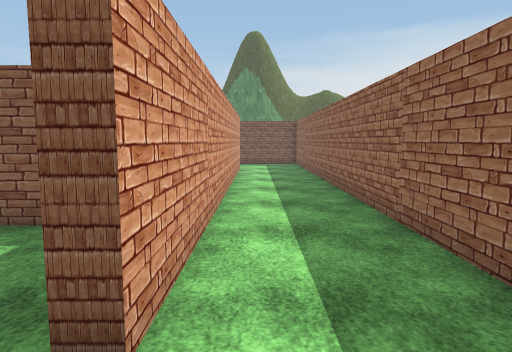
view 1 (above)

24 first-person views from a walk through a 3-D level made in the Unity game engine. The camera is 1.5 m above the floor, tilts 6° down and sees 75° across. The floor is counted in squares, 1 m on a side. Each view is taken from the middle of a square. On the plan, view 1 faces up. The plan holds only what a view shows up to about 15 squares ahead; the rest is blank. The place goes on beyond the plan. The player is left out. Some surface patterns are stand-ins.

view 2
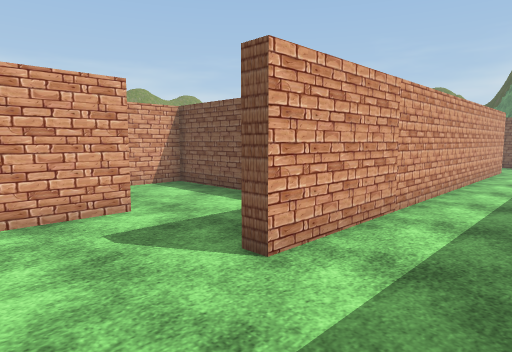

view 3
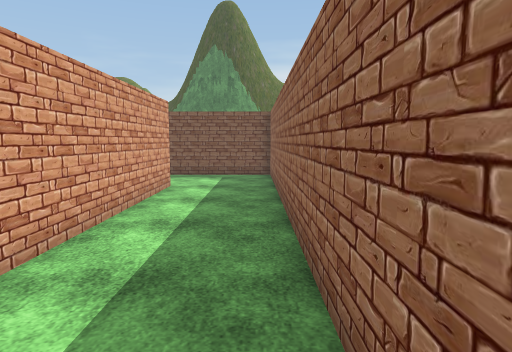

view 4
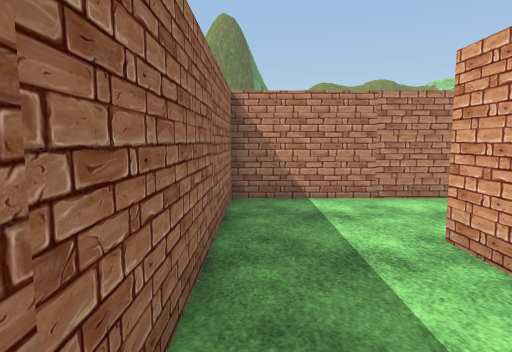

view 5
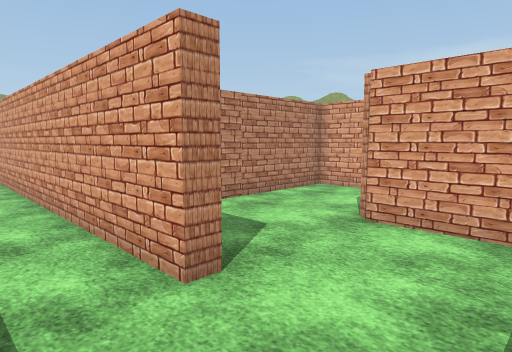

view 6
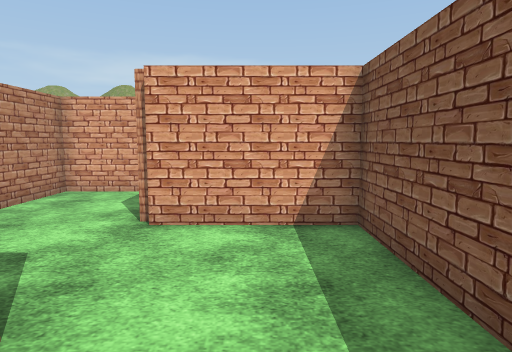

view 7
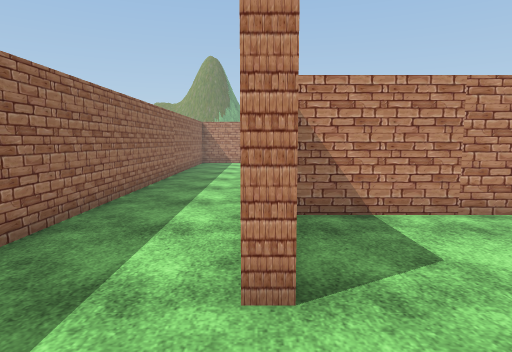

view 8
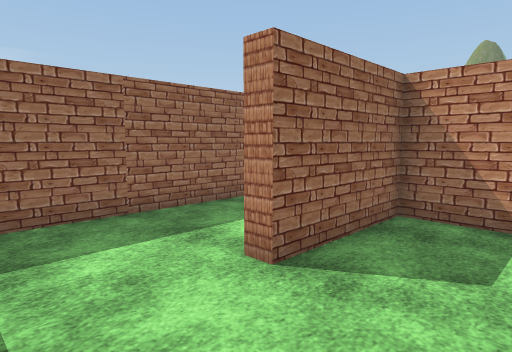

view 9
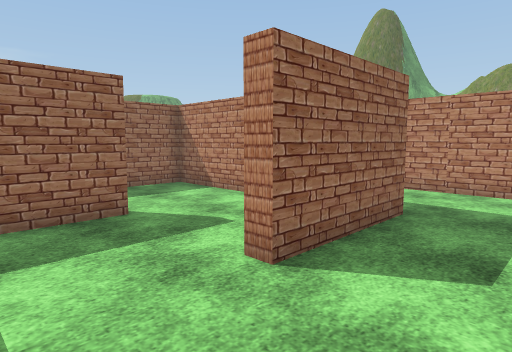

view 10
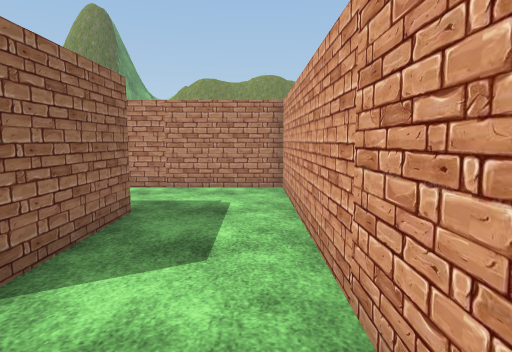

view 11
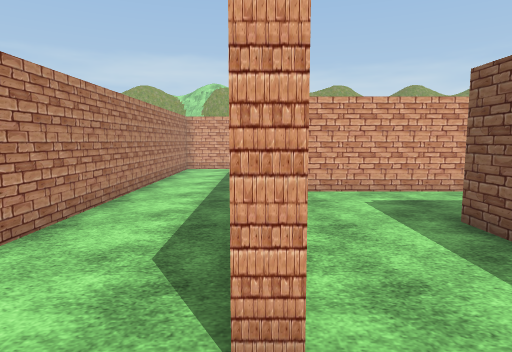

view 12
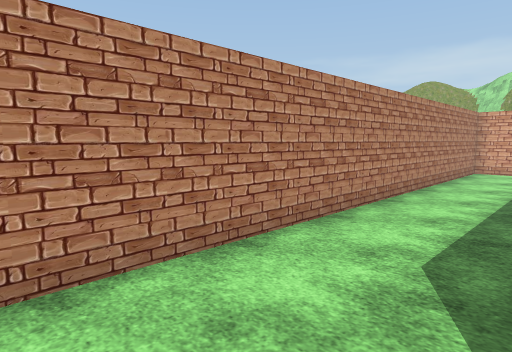

view 13
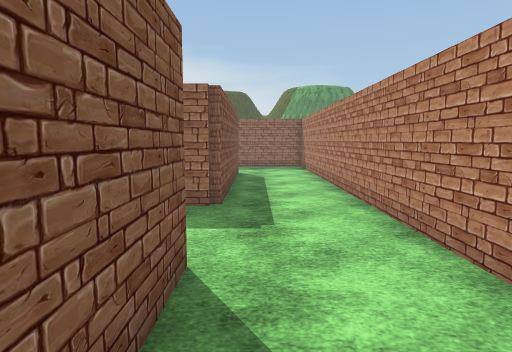

view 14
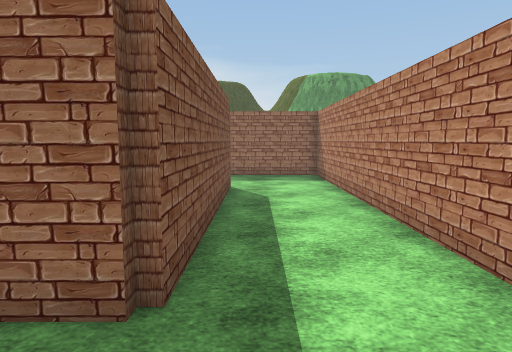

view 15
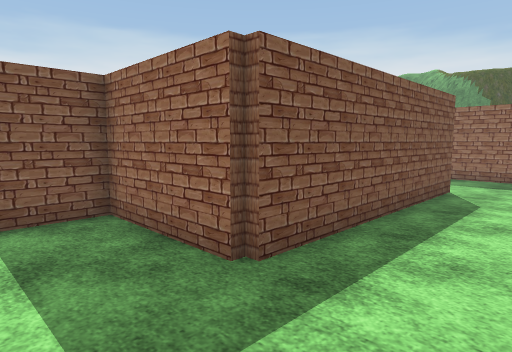

view 16
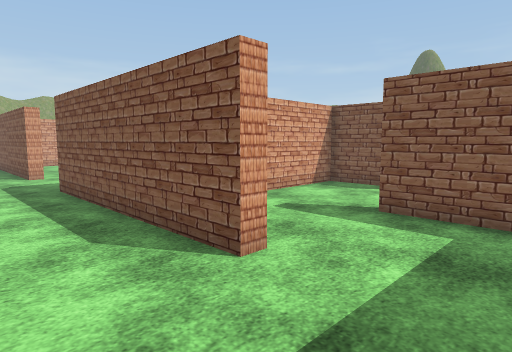

view 17
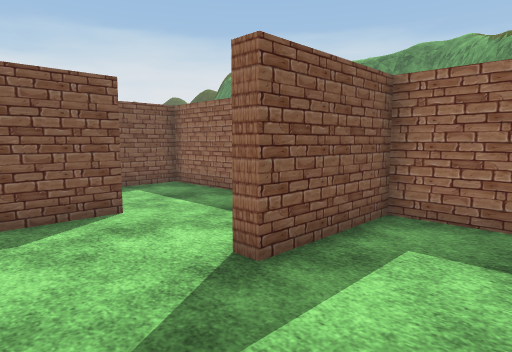

view 18
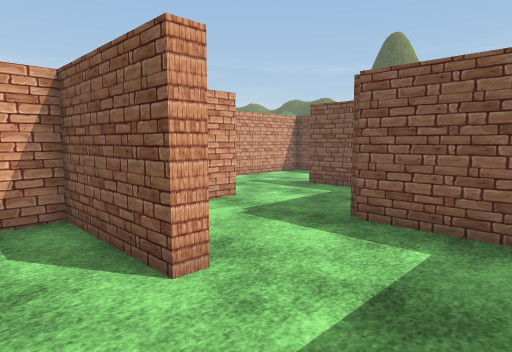

view 19
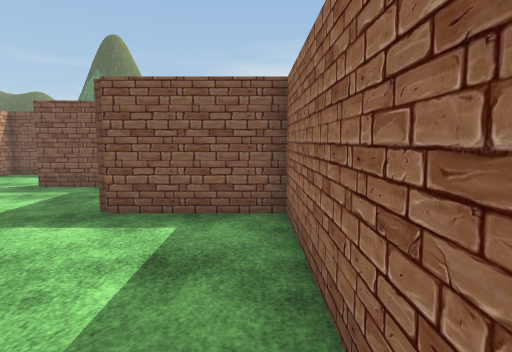

view 20
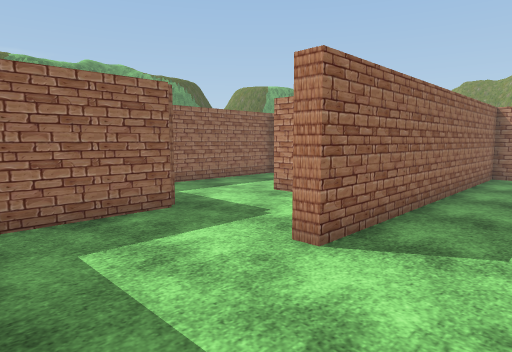

view 21
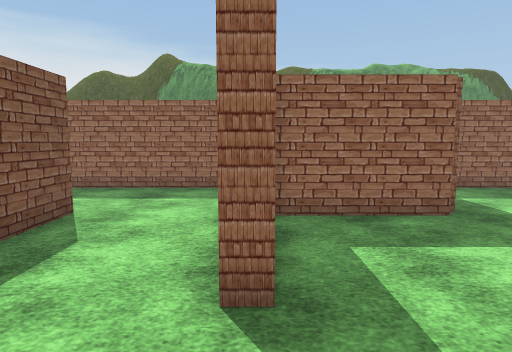

view 22
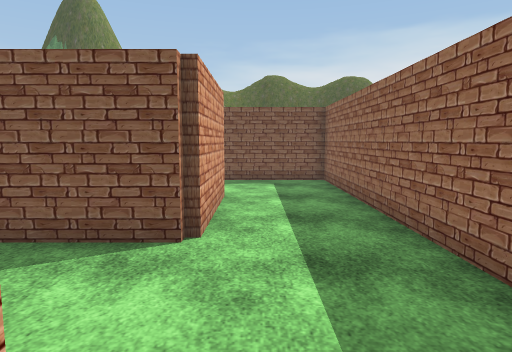

view 23
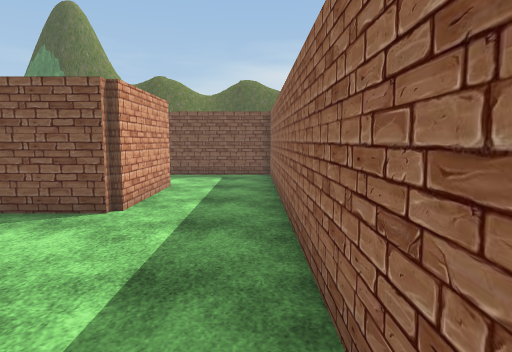

view 24
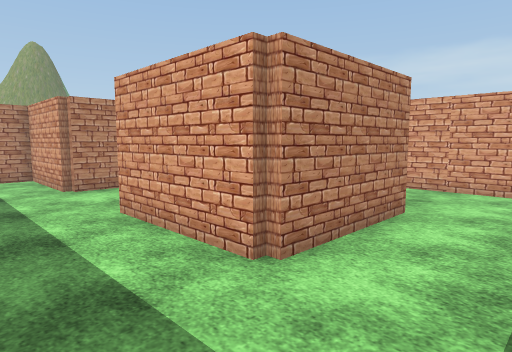

### Floor plan
Points are (right, up) in squares from view 1. A wall is a line through its corners. A room is listed if a view was taken in it or the views show most of it. See-through windows are left out.
Room 1 (views 1, 2, 3, 4, 5, 6, 7, 8, 9, 10, 11, 12, 13, 14, 15, 16, 17, 18, 19, 20, 21, 22, 23, 24)
walls: (-3.8, 5.8) (-8.9, 5.8) (-8.9, -5.7) (-3.9, -5.7); (3.1, 10.5) (3.1, 9.6); (-3.1, -1.7) (2.6, -1.7) (2.6, 21.1); (4.4, 13.8) (3.1, 13.8) (3.1, 13); (-3.9, -2.2) (-5.4, -2.2) (-5.4, 2.1) (-4.9, 2.1) (-4.9, -0.2); (8.9, 9.8) (6.9, 9.8) (6.9, 10.4); (9.5, 10.3) (11.1, 10.3) (11.1, 6.3) (12.1, 6.3); (10.1, 2.3) (10.9, 2.3) (10.9, 1.8) (7.1, 1.8) (7.1, -1.6); (-1.1, -5.6) (-1.1, -6.2) (-4.5, -6.2); (6, -5.7) (6.6, -5.7) (6.6, 6.1) (7.1, 6.1) (7.1, 5.1); (-8.9, 16.6) (-8.9, 14.3) (-1.4, 14.3) (-1.4, 18.1) (-0.9, 18.1) (-0.9, 2.1) (-1.4, 2.1) (-1.4, 4.2); (3.1, 19.6) (3.1, 16.9); (6.9, 18.3) (11.1, 18.3) (11.1, 13.8) (8.1, 13.8); (14.6, 7.7) (14.6, 21.8) (10.1, 21.8); (10.9, -5.6) (10.9, -6.2) (2.6, -6.2) (2.6, -2.2) (0.8, -2.2); (2.8, 21.8) (-4.9, 21.8) (-4.9, 18); (14.6, -0.8) (14.6, 5.8) (10.6, 5.8) (10.6, 9.6); (-16.9, -8.2) (-16.9, -9.7) (14.6, -9.7) (14.6, -2.2) (10.9, -2.2) (10.9, -1.6)

Positions as (right, up) in squares from view 1, and headings:
1: (0, 0), facing up
2: (2, -1), facing up-left
3: (2, 7), facing up
4: (2, 7), facing down
5: (1, 21), facing down-left
6: (1, 20), facing left
7: (-1, 21), facing down
8: (-4, 21), facing down-right
9: (-8, 5), facing down-right
10: (-8, 5), facing down
11: (1, -6), facing left
12: (1, -6), facing down-left
13: (-5, -7), facing right
14: (0, -7), facing right
15: (0, -9), facing up-right
16: (14, -9), facing up-left
17: (8, -5), facing up-right
18: (14, 0), facing up-left
19: (14, -1), facing up
20: (4, 10), facing down-right
21: (4, 10), facing right
22: (12, 9), facing up
23: (14, 7), facing up
24: (14, 21), facing down-left
